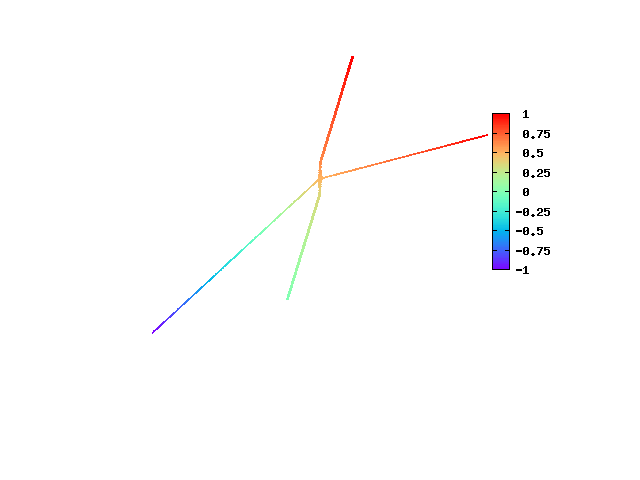

Here is the gnuplot script that generated this plot:
#set terminal epslatex color solid
set terminal png
#set output "../Parts/ApplicativeExamples/Images/pressure.tex"

set output "./pressure.png"

data = "pressure.txt"

set size 1,1

set palette rgbformulae 33,13,10

#set bmargin at screen 0

set view equal xy
#set view 0,0,20

set view 67,326

#set border 0
#unset key
#unset tics
set cbtics 0.25

splot data with lines pal

set terminal x11
